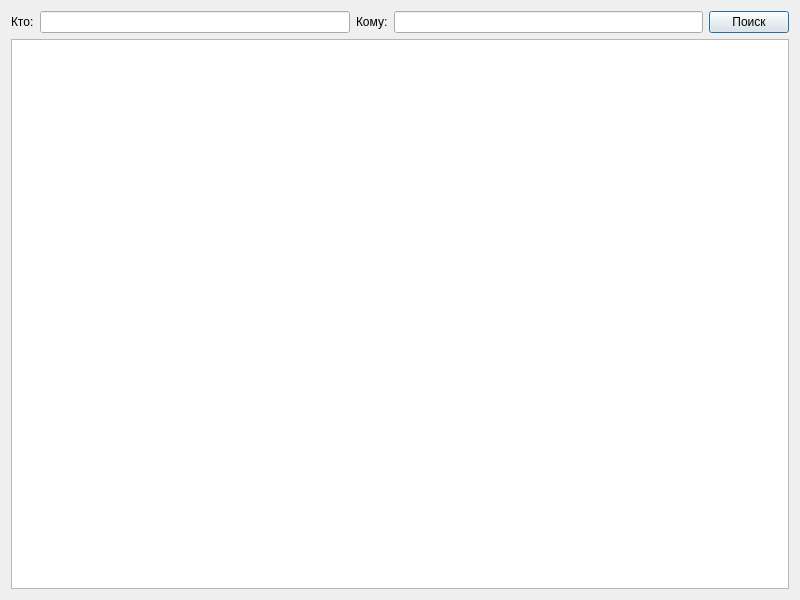
<?xml version="1.0" encoding="UTF-8"?>
<ui version="4.0">
 <class>PrivateChat</class>
 <widget class="QDialog" name="PrivateChat">
  <property name="geometry">
   <rect>
    <x>0</x>
    <y>0</y>
    <width>800</width>
    <height>600</height>
   </rect>
  </property>
  <property name="windowTitle">
   <string>Приватный чат</string>
  </property>
  <layout class="QVBoxLayout" name="verticalLayout">
   <item>
    <layout class="QHBoxLayout" name="horizontalLayout">
     <item>
      <widget class="QLabel" name="label">
       <property name="text">
        <string>Кто:</string>
       </property>
      </widget>
     </item>
     <item>
      <widget class="QLineEdit" name="lb_who"/>
     </item>
     <item>
      <widget class="QLabel" name="label_2">
       <property name="text">
        <string>Кому:</string>
       </property>
      </widget>
     </item>
     <item>
      <widget class="QLineEdit" name="lb_towhom"/>
     </item>
     <item>
      <widget class="QPushButton" name="btn_search">
       <property name="text">
        <string>Поиск</string>
       </property>
      </widget>
     </item>
    </layout>
   </item>
   <item>
    <widget class="QTableView" name="tableView"/>
   </item>
  </layout>
 </widget>
 <resources/>
 <connections/>
</ui>
